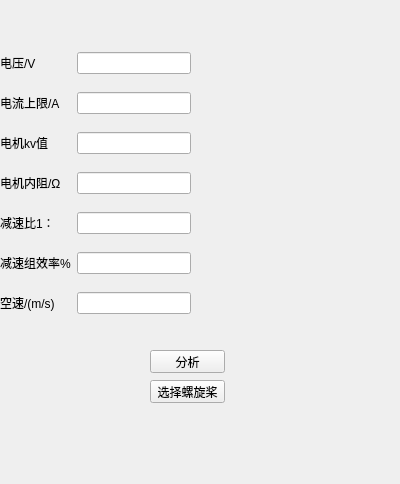
<?xml version="1.0" encoding="UTF-8"?>
<ui version="4.0">
 <class>detail</class>
 <widget class="QWidget" name="detail">
  <property name="geometry">
   <rect>
    <x>0</x>
    <y>0</y>
    <width>400</width>
    <height>484</height>
   </rect>
  </property>
  <property name="windowTitle">
   <string>Form</string>
  </property>
  <widget class="QWidget" name="gridLayoutWidget">
   <property name="geometry">
    <rect>
     <x>0</x>
     <y>40</y>
     <width>191</width>
     <height>291</height>
    </rect>
   </property>
   <layout class="QGridLayout" name="gridLayout">
    <item row="5" column="1">
     <widget class="QLineEdit" name="etaGearInput"/>
    </item>
    <item row="6" column="1">
     <widget class="QLineEdit" name="speedInput"/>
    </item>
    <item row="2" column="1">
     <widget class="QLineEdit" name="KV_input"/>
    </item>
    <item row="1" column="1">
     <widget class="QLineEdit" name="currInput"/>
    </item>
    <item row="4" column="1">
     <widget class="QLineEdit" name="rtoInput"/>
    </item>
    <item row="0" column="1">
     <widget class="QLineEdit" name="voltInput"/>
    </item>
    <item row="3" column="1">
     <widget class="QLineEdit" name="resInput"/>
    </item>
    <item row="0" column="0">
     <widget class="QLabel" name="label">
      <property name="text">
       <string>电压/V</string>
      </property>
     </widget>
    </item>
    <item row="1" column="0">
     <widget class="QLabel" name="label_2">
      <property name="text">
       <string>电流上限/A</string>
      </property>
     </widget>
    </item>
    <item row="2" column="0">
     <widget class="QLabel" name="label_3">
      <property name="text">
       <string>电机kv值</string>
      </property>
     </widget>
    </item>
    <item row="3" column="0">
     <widget class="QLabel" name="label_4">
      <property name="text">
       <string>电机内阻/Ω</string>
      </property>
     </widget>
    </item>
    <item row="4" column="0">
     <widget class="QLabel" name="label_5">
      <property name="text">
       <string>减速比1：</string>
      </property>
     </widget>
    </item>
    <item row="5" column="0">
     <widget class="QLabel" name="label_6">
      <property name="text">
       <string>减速组效率%</string>
      </property>
     </widget>
    </item>
    <item row="6" column="0">
     <widget class="QLabel" name="label_7">
      <property name="text">
       <string>空速/(m/s)</string>
      </property>
     </widget>
    </item>
   </layout>
  </widget>
  <widget class="QPushButton" name="analyzeButton">
   <property name="geometry">
    <rect>
     <x>150</x>
     <y>350</y>
     <width>75</width>
     <height>23</height>
    </rect>
   </property>
   <property name="text">
    <string>分析</string>
   </property>
  </widget>
  <widget class="QLabel" name="detailLabel">
   <property name="geometry">
    <rect>
     <x>210</x>
     <y>40</y>
     <width>161</width>
     <height>291</height>
    </rect>
   </property>
   <property name="text">
    <string/>
   </property>
   <property name="alignment">
    <set>Qt::AlignLeading|Qt::AlignLeft|Qt::AlignTop</set>
   </property>
   <property name="wordWrap">
    <bool>true</bool>
   </property>
  </widget>
  <widget class="QPushButton" name="propButton">
   <property name="geometry">
    <rect>
     <x>150</x>
     <y>380</y>
     <width>75</width>
     <height>23</height>
    </rect>
   </property>
   <property name="text">
    <string>选择螺旋桨</string>
   </property>
  </widget>
  <widget class="QLabel" name="adviceLabel">
   <property name="geometry">
    <rect>
     <x>13</x>
     <y>410</y>
     <width>371</width>
     <height>61</height>
    </rect>
   </property>
   <property name="text">
    <string/>
   </property>
   <property name="wordWrap">
    <bool>true</bool>
   </property>
  </widget>
 </widget>
 <resources/>
 <connections/>
</ui>
